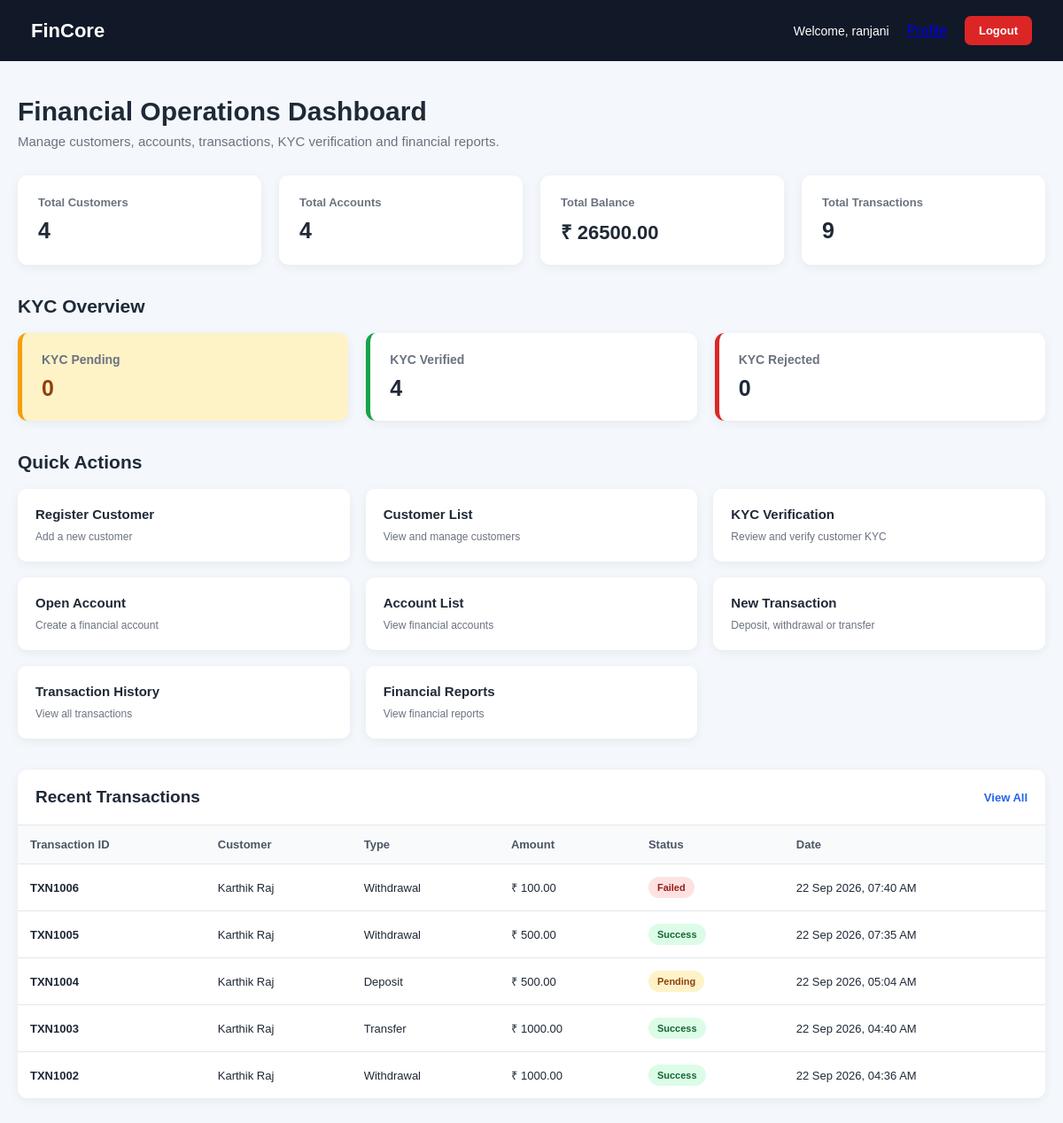
The page /dashboard/ (signed in) on the database its author committed.
### transactions/models.py (models this page shows, shortened)
class Transaction(models.Model):
    TRANSACTION_TYPE_CHOICES = [
        ("Deposit", "Deposit"),
        ("Withdrawal", "Withdrawal"),
        ("Transfer", "Transfer"),
    ]
    TRANSACTION_STATUS_CHOICES = [
        ("Success", "Success"),
        ("Pending", "Pending"),
        ("Failed", "Failed"),
    ]
    transaction_id = models.CharField(
        max_length=30,
        unique=True
    )
    account = models.ForeignKey(
        FinancialAccount,
        on_delete=models.CASCADE,
        related_name="transactions"
    )
    to_account = models.ForeignKey(
        FinancialAccount,
        on_delete=models.CASCADE,
        related_name="incoming_transfers",
        null=True,
        blank=True
    )
    transaction_type = models.CharField(
        max_length=20,
        choices=TRANSACTION_TYPE_CHOICES
    )
    amount = models.DecimalField(
        max_digits=15,
        decimal_places=2
    )
    description = models.CharField(
        max_length=255,
        blank=True
    )
    transaction_status = models.CharField(
        max_length=20,
        choices=TRANSACTION_STATUS_CHOICES,
        default="Success"
    )
    created_at = models.DateTimeField(
        auto_now_add=True
    )

### financial_accounts/models.py (models this page shows, shortened)
class FinancialAccount(models.Model):
    ACCOUNT_TYPE_CHOICES = [
        ("Savings", "Savings"),
        ("Current", "Current"),
        ("Fixed Deposit", "Fixed Deposit"),
    ]
    ACCOUNT_STATUS_CHOICES = [
        ("Active", "Active"),
        ("Inactive", "Inactive"),
        ("Closed", "Closed"),
    ]
    account_number = models.CharField(
        max_length=20,
        unique=True
    )
    customer = models.ForeignKey(
        Customer,
        on_delete=models.CASCADE,
        related_name="financial_accounts"
    )
    account_type = models.CharField(
        max_length=30,
        choices=ACCOUNT_TYPE_CHOICES
    )
    balance = models.DecimalField(
        max_digits=15,
        decimal_places=2,
        default=0
    )
    account_status = models.CharField(
        max_length=20,
        choices=ACCOUNT_STATUS_CHOICES,
        default="Active"
    )
    opened_date = models.DateTimeField(
        auto_now_add=True
    )
    updated_at = models.DateTimeField(
        auto_now=True
    )

### customers/models.py (models this page shows, shortened)
class Customer(models.Model):
    GENDER_CHOICES = [
        ("Male", "Male"),
        ("Female", "Female"),
        ("Other", "Other"),
    ]
    KYC_TYPE_CHOICES = [
        ("Aadhaar", "Aadhaar"),
        ("PAN", "PAN"),
        ("Passport", "Passport"),
        ("Driving License", "Driving License"),
        ("Voter ID", "Voter ID"),
    ]
    KYC_STATUS_CHOICES = [
        ("Pending", "Pending"),
        ("Verified", "Verified"),
        ("Rejected", "Rejected"),
    ]
    customer_id = models.CharField(
        max_length=20,
        unique=True
    )
    full_name = models.CharField(
        max_length=150
    )
    date_of_birth = models.DateField(
        null=True,
        blank=True
    )
    gender = models.CharField(
        max_length=10,
        choices=GENDER_CHOICES,
        blank=True
    )
    phone = models.CharField(
        max_length=15
    )
    email = models.EmailField(
        blank=True
    )
    address = models.TextField(
        blank=True
    )
    city = models.CharField(
        max_length=100,
        blank=True
    )
    state = models.CharField(
        max_length=100,
        blank=True
    )
    postal_code = models.CharField(
        max_length=10,
        blank=True
    )
    kyc_type = models.CharField(
        max_length=30,
        choices=KYC_TYPE_CHOICES,
        blank=True
    )
    kyc_number = models.CharField(
        max_length=50,
        blank=True
    )
    kyc_status = models.CharField(
        max_length=20,
        choices=KYC_STATUS_CHOICES,
        default="Pending"
    )
    created_at = models.DateTimeField(
        auto_now_add=True
    )
    updated_at = models.DateTimeField(
        auto_now=True
    )

### dashboard/views.py (the view)
@login_required(login_url="/auth/login/")
def dashboard_home(request):
    total_customers = Customer.objects.count()
    total_accounts = FinancialAccount.objects.count()
    total_balance = sum(
        account.balance
        for account in FinancialAccount.objects.all()
    )
    total_transactions = Transaction.objects.count()
    kyc_pending = Customer.objects.filter(
        kyc_status="Pending"
    ).count()
    kyc_verified = Customer.objects.filter(
        kyc_status="Verified"
    ).count()
    kyc_rejected = Customer.objects.filter(
        kyc_status="Rejected"
    ).count()
    recent_transactions = Transaction.objects.select_related(
        "account",
        "account__customer",
        "to_account",
    ).order_by(
        "-created_at"
    )[:5]
    context = {
        "total_customers": total_customers,
        "total_accounts": total_accounts,
        "total_balance": total_balance,
        "total_transactions": total_transactions,
        "kyc_pending": kyc_pending,
        "kyc_verified": kyc_verified,
        "kyc_rejected": kyc_rejected,
        "recent_transactions": recent_transactions,
    }
    return render(
        request,
        "dashboard.html",
        context
    )

### templates/dashboard.html (shortened to what this page needs)
<!DOCTYPE html>
<html lang="en">
<head>
</head>
<body>
<div class="navbar">
    <div class="logo">
        FinCore
    </div>
    <div class="nav-right">
        <span>
            Welcome, {{ request.user.username }}
        </span>
        <a href="/auth/profile/">
        </a>
        <a
            href="/auth/logout/"
            class="logout-btn"
        >
            Logout
        </a>
    </div>
</div>
<div class="container">
    <div class="welcome">
        <h1>
            Financial Operations Dashboard
        </h1>
        <p>
            Manage customers, accounts, transactions,
            KYC verification and financial reports.
        </p>
    </div>
    <div class="summary-grid">
        <div class="summary-card">
            <h3>
                Total Customers
            </h3>
            <p>
                {{ total_customers }}
            </p>
        </div>
        <div class="summary-card">
            <h3>
                Total Accounts
            </h3>
            <p>
                {{ total_accounts }}
            </p>
        </div>
        <div class="summary-card">
            <h3>
                Total Balance
            </h3>
            <p class="balance">
                ₹ {{ total_balance }}
            </p>
        </div>
        <div class="summary-card">
            <h3>
                Total Transactions
            </h3>
            <p>
                {{ total_transactions }}
            </p>
        </div>
    </div>
    <h2 class="section-title">
        KYC Overview
    </h2>
    <div class="kyc-grid">
        <div class="kyc-card pending">
            <h3>
                KYC Pending
            </h3>
            <p>
                {{ kyc_pending }}
            </p>
        </div>
        <div class="kyc-card verified">
            <h3>
                KYC Verified
            </h3>
            <p>
                {{ kyc_verified }}
            </p>
        </div>
        <div class="kyc-card rejected">
            <h3>
                KYC Rejected
            </h3>
            <p>
                {{ kyc_rejected }}
            </p>
        </div>
    </div>
    <h2 class="section-title">
        Quick Actions
    </h2>
    <div class="quick-links">
        <a
            href="/customers/register/"
            class="quick-link"
        >
            <span>
                Register Customer
            </span>
            <small>
                Add a new customer
            </small>
        </a>
        <a
            href="/customers/list/"
            class="quick-link"
        >
            <span>
                Customer List
            </span>
            <small>
                View and manage customers
            </small>
        </a>
        <a
            href="/customers/kyc/"
            class="quick-link"
        >
            <span>
                KYC Verification
            </span>
            <small>
                Review and verify customer KYC
            </small>
        </a>
        <a
            href="/accounts/register/"
            class="quick-link"
        >
            <span>
                Open Account
            </span>
            <small>
                Create a financial account
            </small>
        </a>
        <a
            href="/accounts/list/"
            class="quick-link"
        >
            <span>
                Account List
            </span>
            <small>
                View financial accounts
            </small>
        </a>
        <a
            href="/transactions/create/"
            class="quick-link"
        >
            <span>
                New Transaction
            </span>
            <small>
                Deposit, withdrawal or transfer
            </small>
        </a>
        <a
            href="/transactions/list/"
            class="quick-link"
        >
            <span>
                Transaction History
            </span>
            <small>
                View all transactions
            </small>
        </a>
        <a
            href="/reports/"
            class="quick-link"
        >
            <span>
                Financial Reports
            </span>
            <small>
                View financial reports
            </small>
        </a>
    </div>
    <div class="transaction-box">
        <div class="transaction-header">
            <h2>
                Recent Transactions
            </h2>
            <a
                href="/transactions/list/"
                class="view-all"
            >
                View All
            </a>
        </div>
        <table>
            <thead>
                <tr>
                    <th>
                        Transaction ID
                    </th>
                    <th>
                        Customer
                    </th>
                    <th>
                        Type
                    </th>
                    <th>
                        Amount
                    </th>
                    <th>
                        Status
                    </th>
                    <th>
                        Date
                    </th>
                </tr>
            </thead>
            <tbody>
                {% for transaction in recent_transactions %}
                <tr>
                    <td>
                        <strong>
                            {{ transaction.transaction_id }}
                        </strong>
                    </td>
                    <td>
                        {{ transaction.account.customer.full_name }}
                    </td>
                    <td>
                        {{ transaction.transaction_type }}
                    </td>
                    <td>
                        ₹ {{ transaction.amount }}
                    </td>
                    <td>
                        {% if transaction.transaction_status == "Success" %}
                            <span class="status success">
                                Success
                            </span>
                        {% elif transaction.transaction_status == "Pending" %}
                            <span class="status pending">
                                Pending
                            </span>
                        {% else %}
                            <span class="status failed">
                                Failed
                            </span>
                        {% endif %}
                    </td>
                    <td>
                        {{ transaction.created_at|date:"d M Y, h:i A" }}
                    </td>
                </tr>
                {% endfor %}
            </tbody>
        </table>
    </div>
</div>
</body>
</html>

### templates/dashboard.html (style rules this page uses)
* { box-sizing: border-box; margin: 0; padding: 0; font-family: Arial, sans-serif; }
body { background: #f4f7fb; color: #1f2937; }
.navbar { background: #111827; color: white; padding: 18px 35px; display: flex; justify-content: space-between; align-items: center; }
.logo { font-size: 22px; font-weight: bold; }
.nav-right { display: flex; align-items: center; gap: 20px; }
.nav-right span { font-size: 14px; }
.logout-btn { text-decoration: none; color: white; background: #dc2626; padding: 9px 16px; border-radius: 7px; font-size: 13px; font-weight: bold; }
.container { max-width: 1250px; margin: 40px auto; padding: 0 20px; }
.welcome { margin-bottom: 30px; }
.welcome h1 { font-size: 30px; margin-bottom: 8px; }
.welcome p { color: #6b7280; font-size: 15px; }
.summary-grid { display: grid; grid-template-columns: repeat(4, 1fr); gap: 20px; margin-bottom: 35px; }
.summary-card { background: white; padding: 23px; border-radius: 11px; box-shadow: 0 3px 12px rgba(0,0,0,0.06); }
.summary-card h3 { color: #6b7280; font-size: 13px; margin-bottom: 10px; }
.summary-card p { font-size: 25px; font-weight: bold; }
.balance { font-size: 22px !important; }
.kyc-grid { display: grid; grid-template-columns: repeat(3, 1fr); gap: 20px; margin-bottom: 35px; }
.kyc-card { background: white; padding: 22px; border-radius: 11px; box-shadow: 0 3px 12px rgba(0,0,0,0.06); }
.kyc-card h3 { font-size: 14px; color: #6b7280; margin-bottom: 10px; }
.kyc-card p { font-size: 25px; font-weight: bold; }
.kyc-card.pending { border-left: 5px solid #f59e0b; }
.kyc-card.verified { border-left: 5px solid #16a34a; }
.kyc-card.rejected { border-left: 5px solid #dc2626; }
.section-title { font-size: 21px; margin-bottom: 18px; }
.quick-links { display: grid; grid-template-columns: repeat(3, 1fr); gap: 18px; margin-bottom: 35px; }
.quick-link { background: white; text-decoration: none; color: #1f2937; padding: 20px; border-radius: 10px; box-shadow: 0 3px 12px rgba(0,0,0,0.06); transition: 0.2s; }
.quick-link span { display: block; font-size: 15px; font-weight: bold; margin-bottom: 7px; }
.quick-link small { color: #6b7280; font-size: 12px; }
.transaction-box { background: white; border-radius: 11px; overflow-x: auto; box-shadow: 0 3px 12px rgba(0,0,0,0.06); margin-bottom: 35px; }
.transaction-header { padding: 20px; border-bottom: 1px solid #e5e7eb; display: flex; justify-content: space-between; align-items: center; }
.transaction-header h2 { font-size: 19px; }
.view-all { text-decoration: none; color: #2563eb; font-size: 13px; font-weight: bold; }
table { width: 100%; border-collapse: collapse; min-width: 800px; }
th { background: #f9fafb; text-align: left; padding: 14px; font-size: 13px; color: #4b5563; }
td { padding: 14px; border-top: 1px solid #e5e7eb; font-size: 13px; }
.status { display: inline-block; padding: 6px 10px; border-radius: 20px; font-size: 11px; font-weight: bold; }
.success { background: #dcfce7; color: #166534; }
.pending { background: #fef3c7; color: #92400e; }
.failed { background: #fee2e2; color: #991b1b; }

### rows shown on the page
Transaction: transaction_status "Failed"
Transaction: transaction_status "Success"
Transaction: transaction_status "Pending"
Transaction: transaction_status "Success"
Transaction: transaction_status "Success"

### other values the page prints
{{ request.user.username }} "ranjani"
{{ total_customers }} "4"
{{ total_accounts }} "4"
{{ total_balance }} "26500.00"
{{ total_transactions }} "9"
{{ kyc_pending }} "0"
{{ kyc_verified }} "4"
{{ kyc_rejected }} "0"
